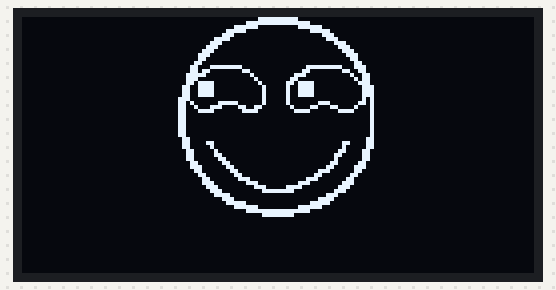
Bench run of a sketch on a simulated Arduino Uno, built with avr-gcc and run on an emulated ATmega328P. On the bench: 128×64 one-colour display.

Above: at 0.1 s.

The sketch:

7.2.7-u8g2drawXBMP.ino
```cpp
/*
使用u8g2显示图片
图形显示器：OpenJumper 12864 OLED
设备核心：SSD1306
控制器：Genuino 101
*/

#include <U8g2lib.h>

#define rst  2
U8G2_SSD1306_128X64_NONAME_F_HW_I2C  u8g2(U8G2_R0 , rst);

//图片数据
const unsigned char huaji [] ={
0x00,0x00,0xf0,0x3f,0x00,0x00,0x00,0x00,0x00,0xfe,0xff,0x01,0x00,0x00,
0x00,0xc0,0x0f,0xc0,0x0f,0x00,0x00,0x00,0xf0,0x01,0x00,0x3e,0x00,0x00,
0x00,0x38,0x00,0x00,0x70,0x00,0x00,0x00,0x1e,0x00,0x00,0xe0,0x00,0x00,
0x00,0x07,0x00,0x00,0x80,0x03,0x00,0x80,0x03,0x00,0x00,0x00,0x07,0x00,
0xc0,0x01,0x00,0x00,0x00,0x0e,0x00,0xe0,0x00,0x00,0x00,0x00,0x1c,0x00,
0x60,0x00,0x00,0x00,0x00,0x18,0x00,0x30,0x00,0x00,0x00,0x00,0x30,0x00,
0x18,0xff,0x00,0x00,0xff,0x71,0x00,0xd8,0x00,0x03,0x80,0x01,0x66,0x00,
0x7c,0x00,0x04,0xe0,0x00,0xc8,0x00,0x1c,0x00,0x08,0x30,0x00,0xd0,0x00,
0xec,0x01,0x10,0xd8,0x03,0xe0,0x00,0xe6,0x01,0x20,0xc8,0x03,0xc0,0x01,
0xe6,0x01,0x20,0xc8,0x03,0xc0,0x01,0xe6,0x01,0x20,0xc8,0x03,0xc0,0x01,
0x07,0x00,0x20,0x08,0x00,0x40,0x01,0x0b,0x7c,0x20,0x08,0x38,0x60,0x01,
0x13,0x87,0x19,0x10,0xc6,0x10,0x01,0xe3,0x01,0x0f,0xe0,0x01,0x0f,0x01,
0x03,0x00,0x00,0x00,0x00,0x00,0x01,0x03,0x00,0x00,0x00,0x00,0x00,0x01,
0x03,0x00,0x00,0x00,0x00,0x00,0x01,0x03,0x00,0x00,0x00,0x00,0x00,0x01,
0x03,0x00,0x00,0x00,0x00,0x00,0x01,0x03,0x00,0x00,0x00,0x00,0x00,0x01,
0x06,0x00,0x00,0x00,0x00,0x80,0x01,0x86,0x01,0x00,0x00,0x00,0x86,0x01,
0x06,0x01,0x00,0x00,0x00,0x82,0x01,0x0c,0x02,0x00,0x00,0x00,0xc3,0x00,
0x0c,0x06,0x00,0x00,0x80,0xc1,0x00,0x0c,0x0c,0x00,0x00,0x80,0xc0,0x00,
0x18,0x18,0x00,0x00,0xc0,0x60,0x00,0x38,0x30,0x00,0x00,0x60,0x70,0x00,
0x30,0x60,0x00,0x00,0x38,0x30,0x00,0x60,0xc0,0x00,0x00,0x0c,0x18,0x00,
0xc0,0x80,0x03,0x00,0x07,0x0c,0x00,0xc0,0x01,0x0e,0xc0,0x01,0x0e,0x00,
0x80,0x03,0x38,0x78,0x00,0x07,0x00,0x00,0x07,0xe0,0x1f,0x80,0x03,0x00,
0x00,0x1e,0x00,0x00,0xe0,0x00,0x00,0x00,0x38,0x00,0x00,0x78,0x00,0x00,
0x00,0xf0,0x01,0x00,0x3e,0x00,0x00,0x00,0xc0,0x0f,0xc0,0x0f,0x00,0x00,
0x00,0x00,0xfe,0xff,0x01,0x00,0x00,0x00,0x00,0xe0,0x1f,0x00,0x00,0x00,
};

void setup(void) {
  u8g2.begin();
}

void loop(void) {
  u8g2.clearBuffer();         // 清空缓冲区
  u8g2.drawXBMP( 39 , 0 , 50 , 50 , huaji );
  u8g2.sendBuffer();         // 显示缓冲区内容
  delay(1000);
}
```
